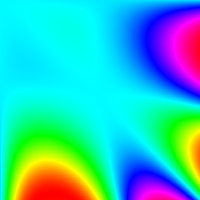
Frame 1 (no input)
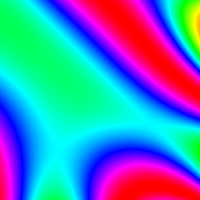
Frame 60 (the mouse pressed at the canvas centre just before this capture)
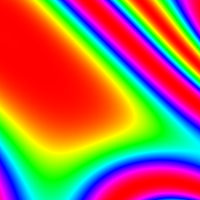
Frame 120 (the mouse held since frame 60 and released just before this capture)

The Processing sketch that drew these frames (run headless with seeded random() and noise(); from frame 60 on, the mouse is pressed at the canvas centre):

// Processing sketch: sine_acid
// ── sine_acid.pde
void setup() {
  size(200, 200);
  colorMode(HSB);
}
void draw() {
  loadPixels();
  int x = 0;
  float f = frameCount / 200.0;
  while(x < width) {
    int y = 0;
    while(y < height) {
      float n = 
        sin(f/1.35 + sin(y/199.1) * x/161.3 - y/323.7) * 
        sin(-f/1.73 - x/249.4 + sin(x/179.3) * y/118.7) *
        sin(f/1.21 + (y-x)/111.1);      
      n = sin(20 * n);
      pixels[x + y * width] = color(128 + 128 * n, 255, 255 );
      y = y + 1;
    }
    x = x + 1;
  }
  updatePixels();
}
